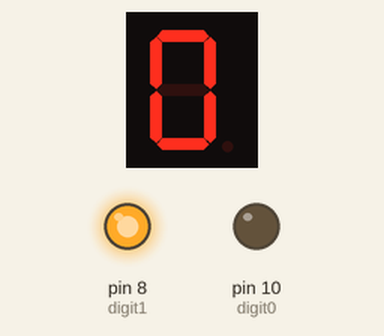
Simulated run of this sketch. Board: Arduino Uno, built with avr-gcc and run on an emulated ATmega328P. Parts: 1-digit seven-segment display, output pins drawn as LEDs (lit = HIGH). Wiring (inferred from the names in the program): 1-digit 7-segment display, segments lit when HIGH: segments pin 11, pin 12, pin 13, pin 14, pin 15, pin 16, pin 17, pin 18. The segment pins are drawn as the display they are named for; pins used as bus, display or sensor lines are not drawn.

Above: at 0.1 s.
At 2.1 s:
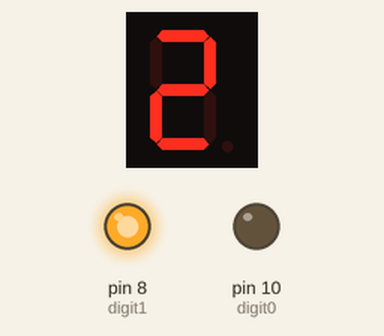
At 4.1 s:
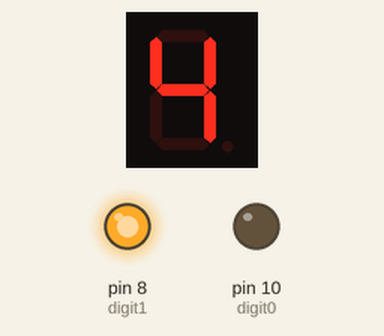
At 9.1 s:
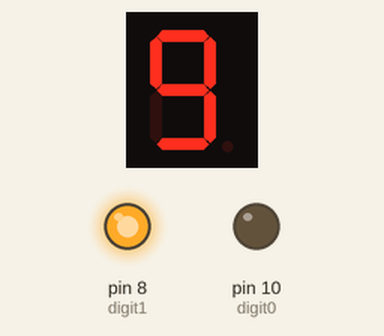
Timing chart, 0 to 10.6 s (numbered marks = the images above):
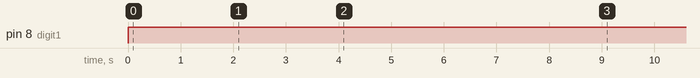

Measured:
- by itself, pin 8 (digit1): LOW → HIGH at 0.00 s
- by itself, everything shown: repeats every 10.0 s, in 10 steps
- what the display in image 1 shows lasts 1.0 s, from 2.0 s to 3.0 s

The sketch:

_0_9_countup_timer.ino
```cpp
/*
    Project Title: 0-9 counter using 7 segment display
    Link: www.newtechandme.com
    Uses e-gizmo's development board

    Connection
    Arduino pin    7 segment
        2              a
        3              b
        4              c
        5              d
        6              e
        7              f
        8              g
        9              dp(dot pin)
        10             digit 0
        11             digit 1
*/

//initialize the pins
byte digit0 = 10;   //           a
byte digit1 = 8;   //        =======
byte dotPin = 18;    //      ||       ||
byte a = 11;         //    f ||       || b
byte b = 12;         //      ||   g   ||
byte c = 13;         //        =======
byte d = 14;         //      ||       ||
byte e = 15;         //    e ||       || c
byte f = 16;         //      ||   d   ||
byte g = 17;         //        =======
int x;
void setup()
{
  pinMode(a, OUTPUT);
  pinMode(b, OUTPUT);
  pinMode(c, OUTPUT);
  pinMode(d, OUTPUT);
  pinMode(e, OUTPUT);
  pinMode(f, OUTPUT);
  pinMode(g, OUTPUT);
  pinMode(digit0, OUTPUT);
  pinMode(digit1, OUTPUT);
  pinMode(dotPin, OUTPUT);

  digitalWrite(dotPin, LOW); //disable dotpin
  digitalWrite(digit1, LOW); //disable digit1
}

void loop()
{
 digitalWrite(digit1, HIGH); //enable the first digit
 //write the numbers by sending a low signal to the segments
 // write '0'
 digitalWrite(a, HIGH);
 digitalWrite(b, HIGH);
 digitalWrite(c, HIGH);
 digitalWrite(d, HIGH);
 digitalWrite(e, HIGH);
 digitalWrite(f, HIGH);
 digitalWrite(g, LOW);
 delay(1000); //put 1 second delay before the next number

 // write '1'
 digitalWrite(a, LOW);
 digitalWrite(b, HIGH);
 digitalWrite(c, HIGH);
 digitalWrite(d, LOW);
 digitalWrite(e, LOW);
 digitalWrite(f, LOW);
 digitalWrite(g, LOW);
 delay(1000);

 // write '2'
 digitalWrite(a, HIGH);
 digitalWrite(b, HIGH);
 digitalWrite(c, LOW);
 digitalWrite(d, HIGH);
 digitalWrite(e, HIGH);
 digitalWrite(f, LOW);
 digitalWrite(g, HIGH);
 delay(1000);

 // write '3'
 digitalWrite(a, HIGH);
 digitalWrite(b, HIGH);
 digitalWrite(c, HIGH);
 digitalWrite(d, HIGH);
 digitalWrite(e, LOW);
 digitalWrite(f, LOW);
 digitalWrite(g, HIGH);
 delay(1000);

 // write '4'
 digitalWrite(a, LOW);
 digitalWrite(b, HIGH);
 digitalWrite(c, HIGH);
 digitalWrite(d, LOW);
 digitalWrite(e, LOW);
 digitalWrite(f, HIGH);
 digitalWrite(g, HIGH);
 delay(1000);

 // write '5'
 digitalWrite(a, HIGH);
 digitalWrite(b, LOW);
 digitalWrite(c, HIGH);
 digitalWrite(d, HIGH);
 digitalWrite(e, LOW);
 digitalWrite(f, HIGH);
 digitalWrite(g, HIGH);
 delay(1000);

 // write '6'
 digitalWrite(a, HIGH);
 digitalWrite(b, LOW);
 digitalWrite(c, HIGH);
 digitalWrite(d, HIGH);
 digitalWrite(e, HIGH);
 digitalWrite(f, HIGH);
 digitalWrite(g, HIGH);
 delay(1000);

// write '7'
 digitalWrite(a, HIGH);
 digitalWrite(b, HIGH);
 digitalWrite(c, HIGH);
 digitalWrite(d, LOW);
 digitalWrite(e, LOW);
 digitalWrite(f, LOW);
 digitalWrite(g, LOW);
 delay(1000);

 // write '8'
 digitalWrite(a, HIGH);
 digitalWrite(b, HIGH);
 digitalWrite(c, HIGH);
 digitalWrite(d, HIGH);
 digitalWrite(e, HIGH);
 digitalWrite(f, HIGH);
 digitalWrite(g, HIGH);
 delay(1000);

 // write '9'
 digitalWrite(a, HIGH);
 digitalWrite(b, HIGH);
 digitalWrite(c, HIGH);
 digitalWrite(d, HIGH);
 digitalWrite(e, LOW);
 digitalWrite(f, HIGH);
 digitalWrite(g, HIGH);
 delay(1000);
}
```
